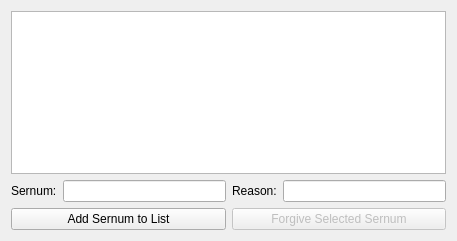
<?xml version="1.0" encoding="UTF-8"?>
<ui version="4.0">
 <class>SNBanWidget</class>
 <widget class="QWidget" name="SNBanWidget">
  <property name="geometry">
   <rect>
    <x>0</x>
    <y>0</y>
    <width>457</width>
    <height>241</height>
   </rect>
  </property>
  <property name="windowTitle">
   <string>Form</string>
  </property>
  <layout class="QGridLayout" name="gridLayout">
   <item row="0" column="0" colspan="4">
    <widget class="QTableView" name="snBanTable">
     <property name="editTriggers">
      <set>QAbstractItemView::NoEditTriggers</set>
     </property>
     <property name="alternatingRowColors">
      <bool>true</bool>
     </property>
     <property name="selectionMode">
      <enum>QAbstractItemView::SingleSelection</enum>
     </property>
     <property name="selectionBehavior">
      <enum>QAbstractItemView::SelectRows</enum>
     </property>
     <property name="verticalScrollMode">
      <enum>QAbstractItemView::ScrollPerPixel</enum>
     </property>
     <property name="horizontalScrollMode">
      <enum>QAbstractItemView::ScrollPerPixel</enum>
     </property>
     <property name="sortingEnabled">
      <bool>true</bool>
     </property>
     <property name="cornerButtonEnabled">
      <bool>false</bool>
     </property>
     <attribute name="horizontalHeaderMinimumSectionSize">
      <number>50</number>
     </attribute>
     <attribute name="horizontalHeaderStretchLastSection">
      <bool>true</bool>
     </attribute>
     <attribute name="verticalHeaderVisible">
      <bool>false</bool>
     </attribute>
     <attribute name="verticalHeaderDefaultSectionSize">
      <number>20</number>
     </attribute>
     <attribute name="verticalHeaderMinimumSectionSize">
      <number>20</number>
     </attribute>
    </widget>
   </item>
   <item row="1" column="0">
    <widget class="QLabel" name="label_3">
     <property name="sizePolicy">
      <sizepolicy hsizetype="Fixed" vsizetype="Fixed">
       <horstretch>0</horstretch>
       <verstretch>0</verstretch>
      </sizepolicy>
     </property>
     <property name="text">
      <string>Sernum:</string>
     </property>
    </widget>
   </item>
   <item row="1" column="1">
    <widget class="QLineEdit" name="trgSerNum">
     <property name="sizePolicy">
      <sizepolicy hsizetype="Expanding" vsizetype="Fixed">
       <horstretch>0</horstretch>
       <verstretch>0</verstretch>
      </sizepolicy>
     </property>
    </widget>
   </item>
   <item row="1" column="2">
    <widget class="QLabel" name="label_4">
     <property name="sizePolicy">
      <sizepolicy hsizetype="Fixed" vsizetype="Fixed">
       <horstretch>0</horstretch>
       <verstretch>0</verstretch>
      </sizepolicy>
     </property>
     <property name="text">
      <string>Reason:</string>
     </property>
    </widget>
   </item>
   <item row="1" column="3">
    <widget class="QLineEdit" name="snBanReason"/>
   </item>
   <item row="2" column="0" colspan="2">
    <widget class="QPushButton" name="addSernumBan">
     <property name="text">
      <string>Add Sernum to List</string>
     </property>
     <property name="autoDefault">
      <bool>false</bool>
     </property>
    </widget>
   </item>
   <item row="2" column="2" colspan="2">
    <widget class="QPushButton" name="forgiveButton">
     <property name="enabled">
      <bool>false</bool>
     </property>
     <property name="text">
      <string>Forgive Selected Sernum</string>
     </property>
     <property name="autoDefault">
      <bool>false</bool>
     </property>
    </widget>
   </item>
  </layout>
 </widget>
 <resources/>
 <connections/>
</ui>
